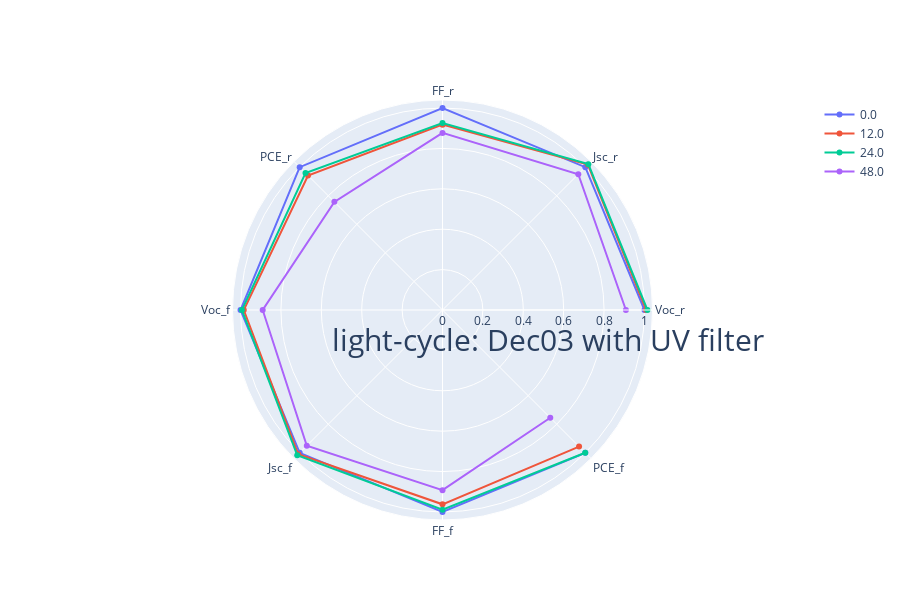
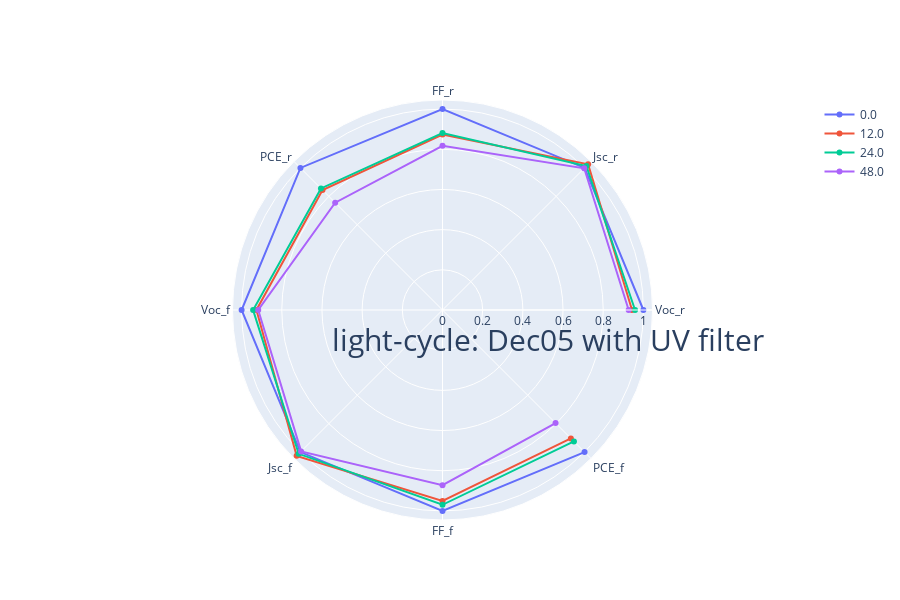
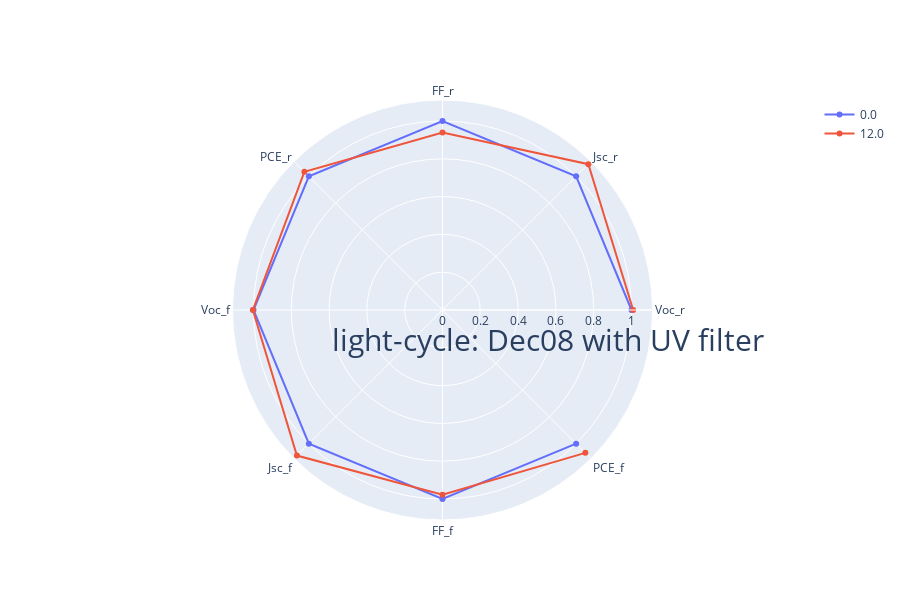
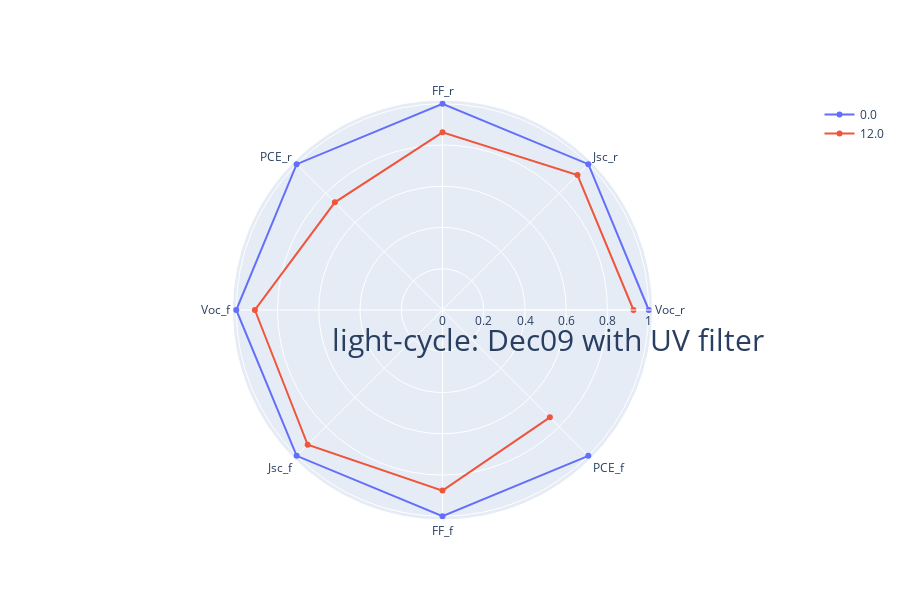

Notebook cell for these charts, in order:
### Markdown cell above
## Draw all cell performance change ratio

### Code cell
mf.draw_cell_performance(data)

### Figure 1 — Plotly figure (JSON) as saved in the notebook; plotly's stock layout.template omitted (floating-point values rounded to 4 significant figures)
{"data": [{"name": "0.0", "r": [1, 1, 1, 1, 1, 1, 1, 1], "theta": ["Voc_r", "Jsc_r", "FF_r", "PCE_r", "Voc_f", "Jsc_f", "FF_f", "PCE_f"], "type": "scatterpolar"}, {"name": "12.0", "r": [1.008, 1.018, 0.9178, 0.9418, 0.9839, 1.01, 0.9621, 0.9563], "theta": ["Voc_r", "Jsc_r", "FF_r", "PCE_r", "Voc_f", "Jsc_f", "FF_f", "PCE_f"], "type": "scatterpolar"}, {"name": "24.0", "r": [1.015, 1.021, 0.9258, 0.9593, 0.9931, 1.017, 0.9892, 0.9993], "theta": ["Voc_r", "Jsc_r", "FF_r", "PCE_r", "Voc_f", "Jsc_f", "FF_f", "PCE_f"], "type": "scatterpolar"}, {"name": "48.0", "r": [0.9081, 0.9509, 0.8768, 0.7571, 0.8903, 0.9502, 0.892, 0.7546], "theta": ["Voc_r", "Jsc_r", "FF_r", "PCE_r", "Voc_f", "Jsc_f", "FF_f", "PCE_f"], "type": "scatterpolar"}], "layout": {"height": 600, "polar": {"radialaxis": {"title": {"font": {"size": 30}, "text": "light-cycle: Dec03 with UV filter"}, "visible": true}}, "showlegend": true}}

### Figure 2 — Plotly figure (JSON) as saved in the notebook; plotly's stock layout.template omitted (floating-point values rounded to 4 significant figures)
{"data": [{"name": "0.0", "r": [1, 1, 1, 1, 1, 1, 1, 1], "theta": ["Voc_r", "Jsc_r", "FF_r", "PCE_r", "Voc_f", "Jsc_f", "FF_f", "PCE_f"], "type": "scatterpolar"}, {"name": "12.0", "r": [0.9433, 1.025, 0.8734, 0.8446, 0.9262, 1.027, 0.9505, 0.9038], "theta": ["Voc_r", "Jsc_r", "FF_r", "PCE_r", "Voc_f", "Jsc_f", "FF_f", "PCE_f"], "type": "scatterpolar"}, {"name": "24.0", "r": [0.9584, 1.013, 0.8811, 0.8555, 0.9427, 1.012, 0.9696, 0.9254], "theta": ["Voc_r", "Jsc_r", "FF_r", "PCE_r", "Voc_f", "Jsc_f", "FF_f", "PCE_f"], "type": "scatterpolar"}, {"name": "48.0", "r": [0.9266, 0.9976, 0.8173, 0.7555, 0.9172, 0.9952, 0.8719, 0.7959], "theta": ["Voc_r", "Jsc_r", "FF_r", "PCE_r", "Voc_f", "Jsc_f", "FF_f", "PCE_f"], "type": "scatterpolar"}], "layout": {"height": 600, "polar": {"radialaxis": {"title": {"font": {"size": 30}, "text": "light-cycle: Dec05 with UV filter"}, "visible": true}}, "showlegend": true}}

### Figure 3 — Plotly figure (JSON) as saved in the notebook; plotly's stock layout.template omitted (floating-point values rounded to 4 significant figures)
{"data": [{"name": "0.0", "r": [1, 1, 1, 1, 1, 1, 1, 1], "theta": ["Voc_r", "Jsc_r", "FF_r", "PCE_r", "Voc_f", "Jsc_f", "FF_f", "PCE_f"], "type": "scatterpolar"}, {"name": "12.0", "r": [1.009, 1.091, 0.9389, 1.034, 1.003, 1.089, 0.9779, 1.069], "theta": ["Voc_r", "Jsc_r", "FF_r", "PCE_r", "Voc_f", "Jsc_f", "FF_f", "PCE_f"], "type": "scatterpolar"}], "layout": {"height": 600, "polar": {"radialaxis": {"title": {"font": {"size": 30}, "text": "light-cycle: Dec08 with UV filter"}, "visible": true}}, "showlegend": true}}

### Figure 4 — Plotly figure (JSON) as saved in the notebook; plotly's stock layout.template omitted (floating-point values rounded to 4 significant figures)
{"data": [{"name": "0.0", "r": [1, 1, 1, 1, 1, 1, 1, 1], "theta": ["Voc_r", "Jsc_r", "FF_r", "PCE_r", "Voc_f", "Jsc_f", "FF_f", "PCE_f"], "type": "scatterpolar"}, {"name": "12.0", "r": [0.9259, 0.9255, 0.8612, 0.738, 0.9096, 0.9244, 0.8755, 0.7362], "theta": ["Voc_r", "Jsc_r", "FF_r", "PCE_r", "Voc_f", "Jsc_f", "FF_f", "PCE_f"], "type": "scatterpolar"}], "layout": {"height": 600, "polar": {"radialaxis": {"title": {"font": {"size": 30}, "text": "light-cycle: Dec09 with UV filter"}, "visible": true}}, "showlegend": true}}
